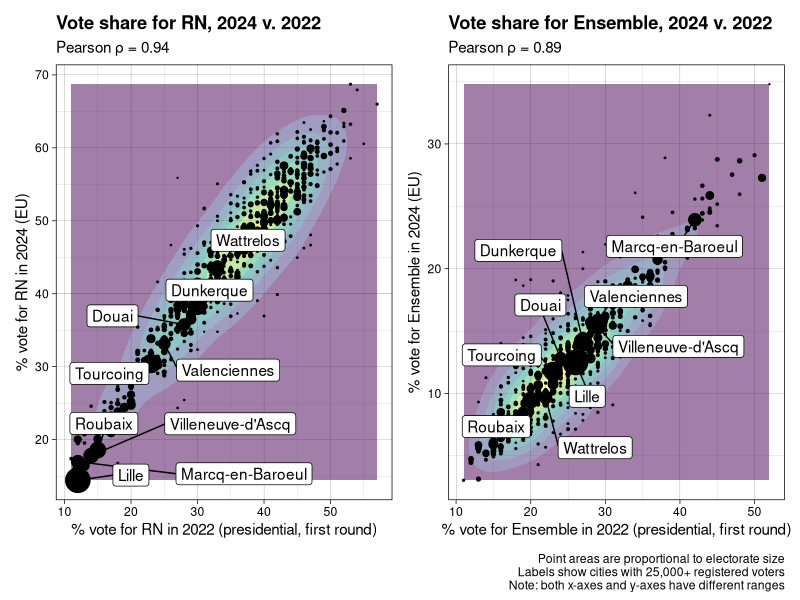
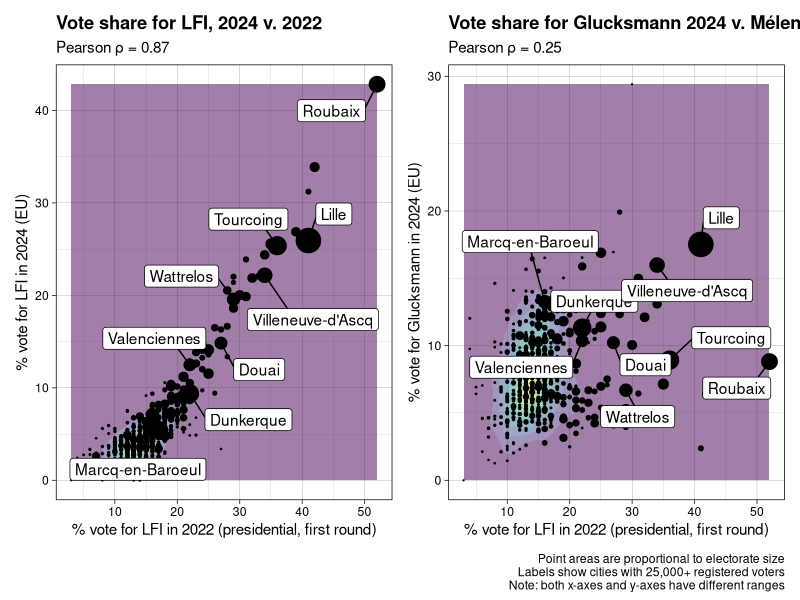
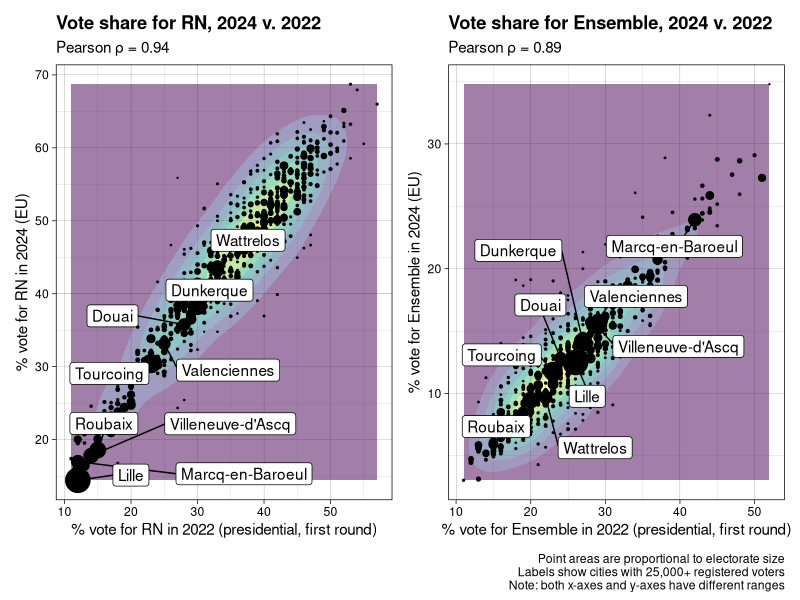
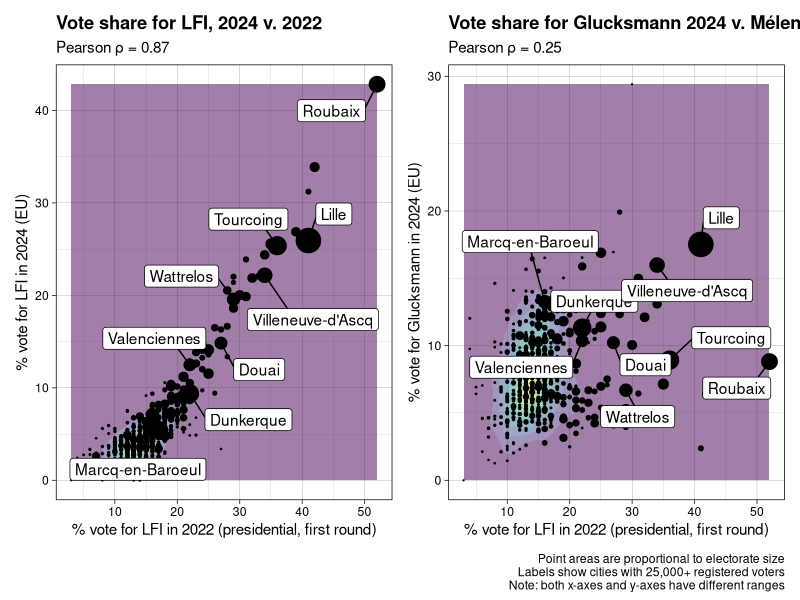

Reproduce these figures in R, in order.
library(patchwork)
library(tidyverse)

# vote shares for RN 2024 v. Le Pen 2022

pre22 <- readr::read_tsv("data-elections/pre-2022/vshares-pre-2022.tsv")
eur24 <- readr::read_tsv("data-elections/eur-2024/results-eur-2024.tsv") %>%
  group_by(city, code) %>%
  summarise(exp24 = sum(n),
            bardella = n[ nuance == "LRN" ] / exp24,
            ensemble = n[ nuance == "LENS" ] / exp24,
            melenchon = n[ nuance == "LFI" ] / exp24,
            glucksmann = n[ nuance == "LUG" ] / exp24) %>%
  ungroup()

lbl <- format(10^(1:5), big.mark = ",", scientific = FALSE, trim = TRUE)

v <- full_join(pre22, select(eur24, -city), by = "code") %>%
  # add electorate size
  full_join(readr::read_tsv("data-elections/eur-2024/turnout-eur-2024.tsv") %>%
              select(-city),
            by = "code")

# RN 2024 v 2022
p1 <- ggplot(v, aes(100 * le_pen_r1, 100 * bardella)) +
  geom_density_2d_filled(alpha = 0.5, show.legend = FALSE) +
  geom_point(aes(size = ins)) +
  ggrepel::geom_label_repel(data = filter(v, ins > 2.5e4),
                            aes(label = city),
                            box.padding = 0.7, max.overlaps = Inf,
                            min.segment.length = 0, seed = 202459) +
  scale_size_area("Electorate size (2024)", max_size = 8,
                  breaks = 10^(1:5), labels = lbl, guide = "none") +
  labs(title = "Vote share for RN, 2024 v. 2022",
       subtitle = str_c("Pearson \u03c1 = ",
                        round(cor(v$le_pen_r1, v$bardella), 2)),
       y = "% vote for RN in 2024 (EU)",
       x = "% vote for RN in 2022 (presidential, first round)") +
  theme_linedraw() +
  theme(plot.title = element_text(face = "bold", hjust = 0))

# Ensemble 2024 v 2022
p2 <- ggplot(v, aes(100 * macron_r1, 100 * ensemble)) +
  geom_density_2d_filled(alpha = 0.5, show.legend = FALSE) +
  geom_point(aes(size = ins)) +
  ggrepel::geom_label_repel(data = filter(v, ins > 2.5e4),
                            aes(label = city),
                            box.padding = 0.7, max.overlaps = Inf,
                            min.segment.length = 0, seed = 202459) +
  scale_size_area("Electorate size (2024)", max_size = 8,
                  breaks = 10^(1:5), labels = lbl, guide = "none") +
  labs(title = "Vote share for Ensemble, 2024 v. 2022",
       subtitle = str_c("Pearson \u03c1 = ",
                        round(cor(v$macron_r1, v$ensemble), 2)),
       y = "% vote for Ensemble in 2024 (EU)",
       x = "% vote for Ensemble in 2022 (presidential, first round)") +
  theme_linedraw() +
  theme(plot.title = element_text(face = "bold", hjust = 0))

# Mélenchon 2024 v 2022
p3 <- ggplot(v, aes(100 * melenchon_r1, 100 * melenchon)) +
  geom_density_2d_filled(alpha = 0.5, show.legend = FALSE) +
  geom_point(aes(size = ins)) +
  ggrepel::geom_label_repel(data = filter(v, ins > 2.5e4),
                            aes(label = city),
                            box.padding = 0.7, max.overlaps = Inf,
                            min.segment.length = 0, seed = 202459) +
  scale_size_area("Electorate size (2024)", max_size = 8,
                  breaks = 10^(1:5), labels = lbl, guide = "none") +
  labs(title = "Vote share for LFI, 2024 v. 2022",
       subtitle = str_c("Pearson \u03c1 = ",
                        round(cor(v$melenchon_r1, v$melenchon), 2)),
       y = "% vote for LFI in 2024 (EU)",
       x = "% vote for LFI in 2022 (presidential, first round)") +
  theme_linedraw() +
  theme(plot.title = element_text(face = "bold", hjust = 0))

# Glucksmann 2024 v Mélenchon 2022
p4 <- ggplot(v, aes(100 * melenchon_r1, 100 * glucksmann)) +
  geom_density_2d_filled(alpha = 0.5, show.legend = FALSE) +
  geom_point(aes(size = ins)) +
  ggrepel::geom_label_repel(data = filter(v, ins > 2.5e4),
                            aes(label = city),
                            box.padding = 0.7, max.overlaps = Inf,
                            min.segment.length = 0, seed = 202459) +
  scale_size_area("Electorate size (2024)", max_size = 8,
                  breaks = 10^(1:5), labels = lbl, guide = "none") +
  labs(title = "Vote share for Glucksmann 2024 v. Mélenchon 2022",
       subtitle = str_c("Pearson \u03c1 = ",
                        round(cor(v$melenchon_r1, v$glucksmann), 2)),
       y = "% vote for Glucksmann in 2024 (EU)",
       x = "% vote for LFI in 2022 (presidential, first round)") +
  theme_linedraw() +
  theme(plot.title = element_text(face = "bold", hjust = 0))

p1 + p2 + plot_layout(ncol = 2, widths = c(1, 1), heights = NA) +
  plot_annotation(
    caption = str_c("Point areas are proportional to electorate size\n",
                    "Labels show cities with 25,000+ registered voters\n",
                    "Note: both x-axes and y-axes have different ranges")
  )

ggsave("plot-vshares/plot-vshares-rn-ensemble.jpg", width = 14, height = 7)

p3 + p4 + plot_layout(ncol = 2, widths = c(1, 1), heights = NA) +
  plot_annotation(
    caption = str_c("Point areas are proportional to electorate size\n",
                    "Labels show cities with 25,000+ registered voters\n",
                    "Note: both x-axes and y-axes have different ranges")
  )

ggsave("plot-vshares/plot-vshares-lfi-glucksmann.jpg", width = 14, height = 7)

# kthxbye
